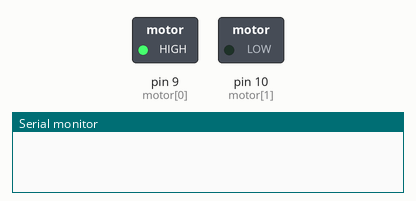
The sketch below on a simulated Arduino Uno, built with avr-gcc and run on an emulated ATmega328P. Parts: switched loads named in the sketch (green lamp = pin HIGH), the last lines printed to the serial monitor.

Above: at 1.0 s.
At 3.0 s:
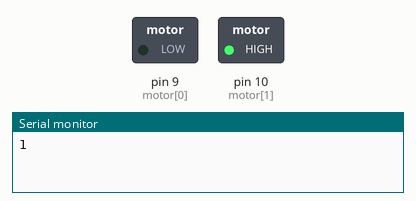
Timing chart, 0 to 5.2 s (numbered marks = the images above):
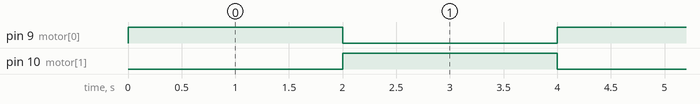

The sketch:

4.4.1.ino
```cpp
int motor[] = {9, 10};

void forward(){
digitalWrite(motor[0], HIGH);
digitalWrite(motor[1], LOW);
}

void backward(){
digitalWrite(motor[0], LOW);
digitalWrite(motor[1], HIGH);
}

void stop_motor(){
digitalWrite(motor[0], LOW);
digitalWrite(motor[1], LOW);
}

void setup() {
Serial.begin(9600);

int i;
for(i = 0; i < 2; i++){
pinMode(motor[i], OUTPUT);
}

}

void loop() {

forward();
delay(2000);
stop_motor();
Serial.println("1");

backward();
delay(2000);
stop_motor();
}
```

Measured:
- by itself, pin 9 (motor[0]), pin 10 (motor[1]): alternates HIGH for 2.0 s and LOW for 2.0 s
- by itself, everything shown: repeats every 4.0 s, in 3 steps
